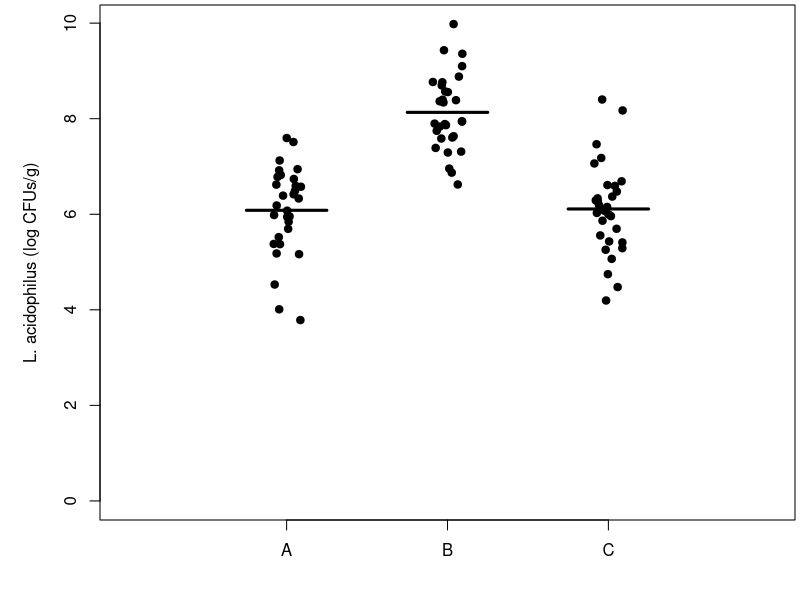

This chart was generated by the following R code:
## ---- chunk 1
library(knitr)
opts_chunk$set(hide = TRUE)
opts_chunk$set(eval = FALSE)
opts_chunk$set(tidy = TRUE)
opts_chunk$set(cache = FALSE)
par(mar=c(4,5,0.25, 0.25))
## ---- chunk 2
set.seed(1)
a <- rnorm(30, 6, 1)
b <- rnorm(30, 8, 1)
c <- rnorm(30, 6, 1)

stripchart(at=1, a, vertical=T, method="jitter", xlim=c(0,4), pch=19, ylim=c(0,max(a,b,c)), ylab="L. acidophilus (log CFUs/g)")
stripchart(at=2, b, vertical=T, method="jitter", pch=19, add=T)
stripchart(at=3, c, vertical=T, method="jitter", pch=19, add=T)

a.mean <- mean(a)
b.mean <- mean(b)
c.mean <- mean(c)

points(x=c(0.75, 1.25), y=c(a.mean, a.mean), type="l", lwd=3)
points(x=c(1.75, 2.25), y=c(b.mean, b.mean), type="l", lwd=3)
points(x=c(2.75, 3.25), y=c(c.mean, c.mean), type="l", lwd=3)

axis(1, at=seq(1:3), label=c("A", "B", "C"))

